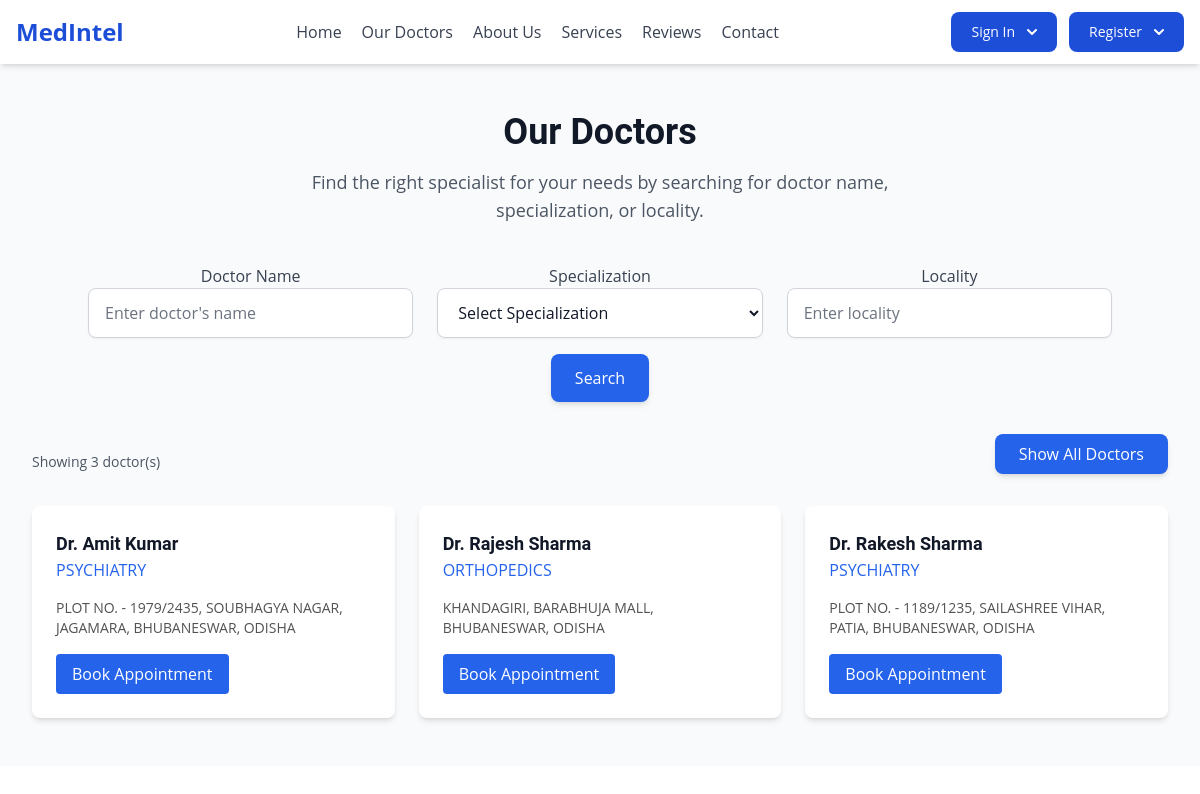
The app's page /our_doctors/ with its own data.
### main_app/models.py (models this page shows, shortened)
class Doctor(models.Model):
    STATUS_CHOICES = [
        ('Pending', 'Pending'),
        ('Approved', 'Approved'),
        ('Blocked', 'Blocked')
    ]
    GENDER_CHOICES = [
        ('Male', 'Male'),
        ('Female', 'Female'),
        ('Other', 'Other'),
    ]
    user = models.OneToOneField(User, on_delete=models.CASCADE, related_name='doctor')
    prac_address = models.ForeignKey(Address, on_delete=models.DO_NOTHING, null=True, blank=True)
    mobile_no = models.CharField(max_length = 20)
    gender = models.CharField(max_length = 10, choices=GENDER_CHOICES)
    medical_license_no = models.CharField(max_length = 20, unique=True)
    registration_no = models.CharField(max_length = 20, default='000000', unique=True)
    year_of_registration = models.IntegerField(default=2025)
    qualification = models.CharField(max_length = 100)
    qualification_doc = models.ForeignKey(Document, on_delete=models.DO_NOTHING, null=True, blank=True, related_name='qualification_docs')
    state_medical_council = models.CharField(max_length = 100)
    specialization = models.CharField(max_length = 100)
    aadhar_no = models.CharField(max_length=30, default='000000', unique=True)
    aadhar_doc = models.ForeignKey(Document, on_delete=models.DO_NOTHING, null=True, blank=True, related_name='aadhar_doc')
    status = models.CharField(max_length=10, choices=STATUS_CHOICES, default='Pending')
    class Meta:
        verbose_name = 'Doctor'
        verbose_name_plural = 'Doctors'

class Address(models.Model):
    address_line_one = models.CharField(max_length=255)
    locality = models.CharField(max_length=255)
    city = models.CharField(max_length=255)
    state = models.CharField(max_length=255)
    country = models.CharField(max_length=255)
    def __str__(self):
        return self.address_line_one + ', ' + self.locality + ', ' + self.city + ', ' + self.state

### main_app/views.py (the view)
# urls.py: path('our_doctors/', views.our_docts, name='our_docts'),
def our_docts(request):
    doctor_name = request.GET.get('doctor-name', '').strip()
    specialization = request.GET.get('specialization', '').strip()
    locality = request.GET.get('locality', '').strip()
    doctors = Doctor.objects.filter(status='Approved')
    if doctor_name:
        doctors = doctors.filter(
            models.Q(user__first_name__icontains=doctor_name) |
            models.Q(user__last_name__icontains=doctor_name)
        )
    if specialization:
        doctors = doctors.filter(specialization__icontains=specialization)
    if locality:
        doctors = doctors.filter(prac_address__locality__icontains=locality)
    doctors_found = doctors.exists()
    return render(request, 'homepage/our_doctors.html', {
        'doctors': doctors,
        'doctorname': doctor_name,
        'specialization': specialization,
        'locality': locality,
        'doctors_found': doctors_found,
    })

### templates/homepage/our_doctors.html (shortened to what this page needs)
{% extends "basic.html" %}
{% load static %}
{% block extrahead %}
<script src="https://cdn.tailwindcss.com"></script>
<link rel="stylesheet" href="https://cdnjs.cloudflare.com/ajax/libs/font-awesome/6.5.1/css/all.min.css">
<link rel="stylesheet" href="{% static "homepage/css/our_doc.css" %}">
{% endblock extrahead %}
{% block content %}
<div class="antialiased text-gray-800 min-h-screen flex flex-col">
    <main id="main-content" class="flex-1 relative h-full">
        <div id="RolloutPageContent">
            <div id="root">
                <section id="search" class="py-12 px-4 sm:px-6 lg:px-8 bg-gray-50 dark:bg-neutral-900">
                    <div class="max-w-7xl mx-auto">
                        <div class="text-center mb-10">
                            <h1 class="text-3xl sm:text-4xl font-bold text-gray-900 dark:text-white mb-4">Our Doctors</h1>
                            <p class="text-lg text-gray-600 dark:text-gray-300 max-w-2xl mx-auto">Find the right specialist for your needs by searching for doctor name, specialization, or locality.</p>
                        </div>
                        <form method="GET" class="max-w-5xl mx-auto mb-8">
                            <div class="grid grid-cols-1 md:grid-cols-3 gap-6">
                                <div>
                                    <label for="doctor-name" class="block font-medium text-gray-700 dark:text-gray-300 text-center">Doctor Name</label>
                                    <input id="doctor-name" name="doctor-name" type="text"
                                        placeholder="Enter doctor's name"
                                        class="block w-full px-4 py-3 border border-gray-300 rounded-lg bg-white dark:bg-neutral-800 dark:border-neutral-700 focus:outline-none focus:ring-2 focus:ring-blue-500 focus:border-blue-500 text-gray-900 dark:text-white placeholder-gray-500 dark:placeholder-gray-400 shadow-sm"
                                        value="{{ request.GET.doctorname }}">
                                </div>
                                <div>
                                    <label for="specialization" class="block font-medium text-gray-700 dark:text-gray-300 text-center">Specialization</label>
                                    <select id="specialization" name="specialization"
                                        class="block w-full px-4 py-3 border border-gray-300 rounded-lg bg-white dark:bg-neutral-800 dark:border-neutral-700 focus:outline-none focus:ring-2 focus:ring-blue-500 focus:border-blue-500 text-gray-900 dark:text-white shadow-sm">
                                        <option value="">Select Specialization</option>
                                    </select>
                                </div>
                                <div>
                                    <label for="locality" class="block font-medium text-gray-700 dark:text-gray-300 text-center">Locality</label>
                                    <input id="locality" name="locality" type="text"
                                        placeholder="Enter locality"
                                        class="block w-full px-4 py-3 border border-gray-300 rounded-lg bg-white dark:bg-neutral-800 dark:border-neutral-700 focus:outline-none focus:ring-2 focus:ring-blue-500 focus:border-blue-500 text-gray-900 dark:text-white placeholder-gray-500 dark:placeholder-gray-400 shadow-sm"
                                        value="{{ request.GET.locality }}">
                                </div>
                            </div>
                            <div class="mt-4 text-center">
                                <button type="submit" class="px-6 py-3 bg-blue-600 text-white font-medium rounded-lg shadow-md hover:bg-blue-700 focus:outline-none focus:ring-2 focus:ring-blue-500 focus:ring-opacity-50">
                                    Search
                                </button>
                            </div>
                        </form>
                        <div class="flex justify-between items-center max-w-7xl mx-auto mb-4">
                            <p class="text-sm text-gray-600 dark:text-gray-400" id="results-count">
                                {% if doctors_found %}
                                    Showing {{ doctors.count }} doctor(s)
                                {% else %}
                                    No doctors found
                                {% endif %}
                            </p>
                            <form method="GET">
                                <button type="submit" class="px-6 py-2 bg-blue-600 text-white font-medium rounded-lg shadow-md hover:bg-blue-700 focus:outline-none focus:ring-2 focus:ring-blue-500 focus:ring-opacity-50">
                                    Show All Doctors
                                </button>
                            </form>
                        </div>
                        <div class="grid grid-cols-1 sm:grid-cols-2 lg:grid-cols-3 gap-6 max-w-7xl mx-auto" id="doctors-list">
                            {% if doctors_found %}
                                {% for doctor in doctors %}
                                    <div class="bg-white dark:bg-neutral-800 rounded-lg shadow-md overflow-hidden transition-transform duration-300 hover:shadow-lg hover:-translate-y-1">
                                        <div class="p-6">
                                            <div class="flex items-center mb-4">
                                                <div>
                                                    <h3 class="text-lg font-bold text-gray-900 dark:text-white">Dr. {{ doctor.user.first_name }} {{ doctor.user.last_name }}</h3>
                                                    <p class="text-blue-600 dark:text-blue-400 font-medium uppercase">
                                                        {{ doctor.specialization }}
                                                    </p>
                                                    <p class="text-neutral-600 dark:text-neutral-400 mt-4 font-medium uppercase text-sm">
                                                        {% if doctor.prac_address %}
                                                            {{ doctor.prac_address }}
                                                        {% else %}
                                                            None
                                                        {% endif %}
                                                    </p>
                                                </div>
                                            </div>
                                            <a href="{% url 'appointment' doctor.id %}">
                                                <button class="bg-blue-600 text-white px-4 py-2 rounded">
                                                    Book Appointment
                                                </button>
                                            </a>
                                        </div>
                                    </div>
                                {% endfor %}
                            {% endif %}
                        </div>
                    </div>
                </section>
            </div>
        </div>
    </main>
</div>
</div>
</body>
{% endblock content %}

### templates/basic.html (shortened to what this page needs)
{% load static %}
<html lang="en">
<head>
      <script src="https://cdn.tailwindcss.com"></script>
      <link rel="stylesheet" href="https://cdnjs.cloudflare.com/ajax/libs/font-awesome/6.5.1/css/all.min.css"
 />
    {% block extrahead %}{% endblock extrahead %}
</head>
<body>
    <header id="header" class="bg-white dark:bg-neutral-900 shadow-md sticky top-0 z-50">
        <nav class="mx-auto px-4 py-3">
            <div class="flex justify-between items-center">
                <div class="flex items-center">
                    <a href="#hero" class="text-2xl font-bold text-blue-700 dark:text-blue-400">
                        MedIntel
                    </a>
                </div>
                <div class="hidden md:flex space-x-5">
                    <a href="{% url 'home' %}#hero" class="text-gray-700 hover:text-blue-600 dark:text-gray-300 dark:hover:text-blue-400 transition duration-300">Home</a>
                    <a href="{% url 'our_docts' %}" class="text-gray-700 hover:text-blue-600 dark:text-gray-300 dark:hover:text-blue-400 transition duration-300">Our Doctors</a>
                    <a href="{% url 'home' %}#about" class="text-gray-700 hover:text-blue-600 dark:text-gray-300 dark:hover:text-blue-400 transition duration-300">About Us</a>
                    <a href="{% url 'home' %}#services" class="text-gray-700 hover:text-blue-600 dark:text-gray-300 dark:hover:text-blue-400 transition duration-300">Services</a>
                    <a href="{% url 'home' %}#user-reviews" class="text-gray-700 hover:text-blue-600 dark:text-gray-300 dark:hover:text-blue-400 transition duration-300">Reviews</a>
                    <a href="{% url 'home' %}#contact" class="text-gray-700 hover:text-blue-600 dark:text-gray-300 dark:hover:text-blue-400 transition duration-300">Contact</a>
                </div>
                <div class="hidden md:flex items-center space-x-3">
                    {% if user.is_authenticated %}
                        {% if user.patient %}
                            <span class="text-blue-700 dark:text-blue-400 font-medium">Hello, {{ user.patient.full_name }}</span>
                            <a href="{% url "patient_ui" %}" class="text-gray-700 hover:text-blue-600 dark:text-gray-300 dark:hover:text-blue-400 transition duration-300">Profile</a>
                        {% endif %}
                        {% if user.doctor %}
                            <span class="text-blue-700 dark:text-blue-400 font-medium">Hello, Dr. {{ user.username }}</span>
                            <a href="{% url "doctor_ui" %}" class="text-gray-700 hover:text-blue-600 dark:text-gray-300 dark:hover:text-blue-400 transition duration-300">Profile</a>
                        {% endif %}
                        {% if user.is_superuser %}
                            <span class="text-blue-700 dark:text-blue-400 font-medium">Hello, {{ user.username }}</span>
                            <a href="{% url 'admin:index' %}" class="text-gray-700 hover:text-blue-600 dark:text-gray-300 dark:hover:text-blue-400 transition duration-300">Admin Site</a>
                        {% endif %}
                        <button onclick="openModal()" class="bg-blue-600 text-white px-4 py-2 rounded">Log out</button>
                    {% else %}
                      <div class="relative inline-block text-left">
                        <button
                          data-dropdown-toggle="dropdownHover"
                          data-dropdown-trigger="hover"
                          class="dropclass text-white bg-blue-700 hover:bg-blue-800 focus:ring-4 focus:outline-none focus:ring-blue-300 font-medium rounded-lg text-sm px-5 py-2.5 text-center inline-flex items-center dark:bg-blue-600 dark:hover:bg-blue-700 dark:focus:ring-blue-800"
                          type="button">
                          Sign In
                          <svg class="w-2.5 h-2.5 ms-3" aria-hidden="true" xmlns="http://www.w3.org/2000/svg" fill="none" viewBox="0 0 10 6">
                          <path stroke="currentColor" stroke-linecap="round" stroke-linejoin="round" stroke-width="2" d="m1 1 4 4 4-4"/>
                          </svg>
                    </button>
                    </div>
                    <div class="relative inline-block text-left">
                    <button
                          data-dropdown-toggle="dropdownHover"
                          data-dropdown-trigger="hover"
                          class="dropclass text-white bg-blue-700 hover:bg-blue-800 focus:ring-4 focus:outline-none focus:ring-blue-300 font-medium rounded-lg text-sm px-5 py-2.5 text-center inline-flex items-center dark:bg-blue-600 dark:hover:bg-blue-700 dark:focus:ring-blue-800"
                          type="button">
                          Register
                          <svg class="w-2.5 h-2.5 ms-3" aria-hidden="true" xmlns="http://www.w3.org/2000/svg" fill="none" viewBox="0 0 10 6">
                          <path stroke="currentColor" stroke-linecap="round" stroke-linejoin="round" stroke-width="2" d="m1 1 4 4 4-4"/>
                          </svg>
                    </button>
                  </div>
                    {% endif %}
                </div>
            </div>
        </nav>
    </header>
    <div class="container-fluid pgcontent">
        {% block content %}{% endblock content %}
</body>
</html>

### templates/basic.html (style rules this page uses)
h1, h2, h3, h4, h5, h6 { font-family: Roboto, sans-serif, Inter, system-ui, sans-serif; }
body { font-family: Open Sans, sans-serif, Inter, system-ui, sans-serif; scroll-behavior: smooth; }
html { scroll-behavior: smooth; }

### records on screen
Doctor: user.first_name "Amit", user.last_name "Kumar", specialization "PSYCHIATRY", prac_address "PLOT NO. - 1979/2435, SOUBHAGYA NAGAR, JAGAMARA, BHUBANESWAR, ODISHA"
Doctor: user.first_name "Rajesh", user.last_name "Sharma", specialization "ORTHOPEDICS", prac_address "KHANDAGIRI, BARABHUJA MALL, BHUBANESWAR, ODISHA"
Doctor: user.first_name "Rakesh", user.last_name "Sharma", specialization "PSYCHIATRY", prac_address "PLOT NO. - 1189/1235, SAILASHREE VIHAR, PATIA, BHUBANESWAR, ODISHA"

### other values on screen
{{ doctors.count }} "3"
